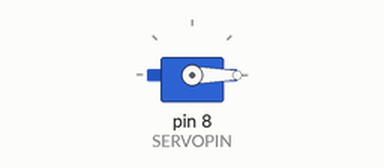
Recording of a sketch running on a simulated Arduino Uno, built with avr-gcc and run on an emulated ATmega328P. On the bench: servo.

Above: at 0.05 s.
Timing chart, 0 to 4.6 s (numbered marks = the images above):
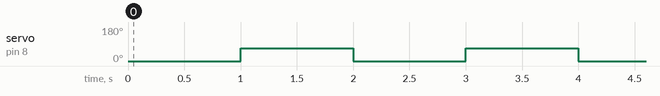

Measured:
- by itself, servo on pin 8 (SERVOPIN): alternates 68° for 1.0 s and 0° for 1.0 s

The sketch:

servo.ino
```cpp
/*
サーボを動かすプログラム
*/

#include <Servo.h>

#define SERVOPIN 8  //D8にサーボ
Servo myServo;

int pos = 68;
int MAX_POS = 0;
int MIN_POS = 68;

void setup() {
  myServo.attach(SERVOPIN);
}

void loop() {
  pos = MAX_POS;
  myServo.write(pos);
  delay(1000);

  pos = MIN_POS;
  myServo.write(pos);
  delay(1000);
}
```
